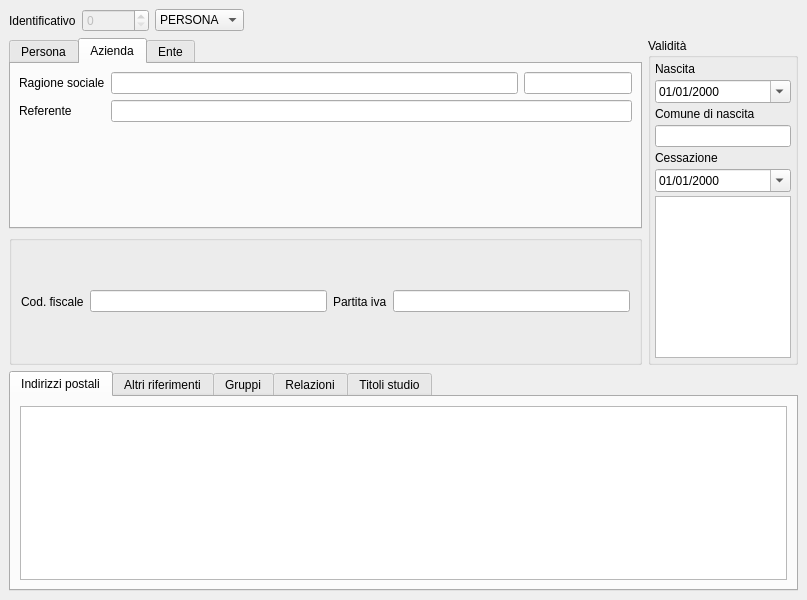
<?xml version="1.0" encoding="UTF-8"?>
<ui version="4.0">
 <class>MainWindow</class>
 <widget class="QMainWindow" name="MainWindow">
  <property name="geometry">
   <rect>
    <x>0</x>
    <y>0</y>
    <width>807</width>
    <height>600</height>
   </rect>
  </property>
  <property name="windowTitle">
   <string>Soggetti</string>
  </property>
  <property name="searchcolumns" stdset="0">
   <string>&gt;id&lt;,cessazione,descrizione,indirizzo,comune,cap,codicefiscale,partitaiva,totindirizzi</string>
  </property>
  <property name="sortcolumn" stdset="0">
   <number>2</number>
  </property>
  <property name="sortorder" stdset="0">
   <string>&lt;</string>
  </property>
  <property name="nodelete" stdset="0">
   <bool>true</bool>
  </property>
  <property name="searchfocus" stdset="0">
   <string>denominazione</string>
  </property>
  <widget class="QWidget" name="centralwidget">
   <layout class="QGridLayout" name="gridLayout_7">
    <item row="1" column="1" rowspan="2">
     <widget class="QGroupBox" name="groupBox">
      <property name="minimumSize">
       <size>
        <width>150</width>
        <height>0</height>
       </size>
      </property>
      <property name="maximumSize">
       <size>
        <width>150</width>
        <height>16777215</height>
       </size>
      </property>
      <property name="title">
       <string>Validità</string>
      </property>
      <layout class="QGridLayout" name="gridLayout_6">
       <property name="margin">
        <number>4</number>
       </property>
       <property name="spacing">
        <number>4</number>
       </property>
       <item row="0" column="0">
        <widget class="QLabel" name="label_10">
         <property name="text">
          <string>Nascita</string>
         </property>
         <property name="buddy">
          <cstring>dateEdit</cstring>
         </property>
        </widget>
       </item>
       <item row="1" column="0">
        <widget class="com.axiastudio.pypapi.ui.widgets.PyPaPiDateEdit" name="dateEdit">
         <property name="displayFormat">
          <string>dd/MM/yyyy</string>
         </property>
         <property name="calendarPopup">
          <bool>true</bool>
         </property>
         <property name="column" stdset="0">
          <string>datanascita</string>
         </property>
         <property name="export" stdset="0">
          <bool>true</bool>
         </property>
        </widget>
       </item>
       <item row="2" column="0">
        <widget class="QLabel" name="label_15">
         <property name="text">
          <string>Comune di nascita</string>
         </property>
         <property name="buddy">
          <cstring>lineEdit_comunedinascita</cstring>
         </property>
        </widget>
       </item>
       <item row="3" column="0">
        <widget class="QLineEdit" name="lineEdit_comunedinascita">
         <property name="column" stdset="0">
          <string>comunedinascita</string>
         </property>
        </widget>
       </item>
       <item row="4" column="0">
        <widget class="QLabel" name="label_11">
         <property name="text">
          <string>Cessazione</string>
         </property>
         <property name="buddy">
          <cstring>dateEdit_2</cstring>
         </property>
        </widget>
       </item>
       <item row="5" column="0">
        <widget class="com.axiastudio.pypapi.ui.widgets.PyPaPiDateEdit" name="dateEdit_2">
         <property name="displayFormat">
          <string>dd/MM/yyyy</string>
         </property>
         <property name="calendarPopup">
          <bool>true</bool>
         </property>
         <property name="column" stdset="0">
          <string>datacessazione</string>
         </property>
         <property name="export" stdset="0">
          <bool>true</bool>
         </property>
        </widget>
       </item>
       <item row="6" column="0">
        <widget class="QPlainTextEdit" name="plainTextEdit">
         <property name="column" stdset="0">
          <string>descrizionecessazione</string>
         </property>
        </widget>
       </item>
      </layout>
     </widget>
    </item>
    <item row="0" column="0" colspan="2">
     <layout class="QGridLayout" name="gridLayout" columnstretch="0,0,0,1">
      <item row="0" column="0">
       <widget class="QLabel" name="label">
        <property name="text">
         <string>Identificativo</string>
        </property>
       </widget>
      </item>
      <item row="0" column="1">
       <widget class="QSpinBox" name="spinBox">
        <property name="enabled">
         <bool>false</bool>
        </property>
        <property name="maximum">
         <number>1000000</number>
        </property>
        <property name="singleStep">
         <number>1</number>
        </property>
        <property name="column" stdset="0">
         <string>id</string>
        </property>
        <property name="search" stdset="0">
         <bool>true</bool>
        </property>
        <property name="export" stdset="0">
         <bool>true</bool>
        </property>
       </widget>
      </item>
      <item row="0" column="2">
       <widget class="QComboBox" name="comboBoxTipoSoggetto">
        <property name="column" stdset="0">
         <string>Tipo</string>
        </property>
        <property name="search" stdset="0">
         <bool>true</bool>
        </property>
        <property name="export" stdset="0">
         <bool>true</bool>
        </property>
        <item>
         <property name="text">
          <string>PERSONA</string>
         </property>
        </item>
        <item>
         <property name="text">
          <string>AZIENDA</string>
         </property>
        </item>
        <item>
         <property name="text">
          <string>ENTE</string>
         </property>
        </item>
       </widget>
      </item>
      <item row="0" column="3">
       <spacer name="horizontalSpacer">
        <property name="orientation">
         <enum>Qt::Horizontal</enum>
        </property>
        <property name="sizeHint" stdset="0">
         <size>
          <width>478</width>
          <height>20</height>
         </size>
        </property>
       </spacer>
      </item>
     </layout>
    </item>
    <item row="3" column="0" colspan="2">
     <widget class="QTabWidget" name="tabWidgetBody">
      <property name="currentIndex">
       <number>0</number>
      </property>
      <widget class="QWidget" name="tab_4">
       <attribute name="title">
        <string>Indirizzi postali</string>
       </attribute>
       <layout class="QVBoxLayout" name="verticalLayout">
        <item>
         <widget class="com.axiastudio.pypapi.ui.widgets.PyPaPiTableView" name="tableViewIndirizzi">
          <property name="enabled">
           <bool>true</bool>
          </property>
          <property name="entity" stdset="0">
           <string>.indirizzoCollection</string>
          </property>
          <property name="columns" stdset="0">
           <string>&gt;principale&lt;,&gt;tipo&lt;,&lt;descrizione&gt;,&gt;via&lt;,&gt;civico&lt;,&gt;cap&lt;,&gt;comune&lt;,&gt;provincia&lt;,&gt;stato&lt;</string>
          </property>
          <property name="sortcolumn" stdset="0">
           <number>0</number>
          </property>
          <property name="sortorder" stdset="0">
           <string>&gt;</string>
          </property>
          <property name="searchfields" stdset="0">
           <string>via,comune,provincia,descrizione</string>
          </property>
          <property name="search" stdset="0">
           <bool>true</bool>
          </property>
          <property name="export" stdset="0">
           <bool>false</bool>
          </property>
          <property name="headers" stdset="0">
           <string>Princip.,Tipo,Descrizione,Via,Civico,CAP,Comune,Prov.,Stato</string>
          </property>
         </widget>
        </item>
       </layout>
      </widget>
      <widget class="QWidget" name="tab_5">
       <attribute name="title">
        <string>Altri riferimenti</string>
       </attribute>
       <layout class="QVBoxLayout" name="verticalLayout_4">
        <item>
         <widget class="com.axiastudio.pypapi.ui.widgets.PyPaPiTableView" name="tableView_3">
          <property name="entity" stdset="0">
           <string>.riferimentoCollection</string>
          </property>
          <property name="columns" stdset="0">
           <string>&gt;tipo&lt;,lavoro,&gt;riferimento&lt;,&lt;descrizione&gt;,pubblicabile,principaleentrata,principaleuscita</string>
          </property>
          <property name="search" stdset="0">
           <bool>true</bool>
          </property>
          <property name="searchfields" stdset="0">
           <string>tipo,riferimento</string>
          </property>
         </widget>
        </item>
       </layout>
      </widget>
      <widget class="QWidget" name="tab_6">
       <attribute name="title">
        <string>Gruppi</string>
       </attribute>
       <layout class="QVBoxLayout" name="verticalLayout_3">
        <item>
         <widget class="com.axiastudio.pypapi.ui.widgets.PyPaPiTableView" name="tableView_2">
          <property name="entity" stdset="0">
           <string>.gruppoSoggettoCollection</string>
          </property>
          <property name="reference" stdset="0">
           <string>gruppo</string>
          </property>
          <property name="columns" stdset="0">
           <string>&gt;gruppo&lt;,datanascita,datacessazione,&lt;note&gt;,attivo</string>
          </property>
          <property name="sortcolumn" stdset="0">
           <number>1</number>
          </property>
          <property name="sortorder" stdset="0">
           <string>&gt;</string>
          </property>
          <property name="headers" stdset="0">
           <string>Denominazione,Dal,Al,Note,Attivo</string>
          </property>
          <property name="search" stdset="0">
           <bool>true</bool>
          </property>
          <property name="searchfields" stdset="0">
           <string>gruppo,datacessazione</string>
          </property>
         </widget>
        </item>
       </layout>
      </widget>
      <widget class="QWidget" name="tab_7">
       <attribute name="title">
        <string>Relazioni</string>
       </attribute>
       <layout class="QVBoxLayout" name="verticalLayout_5">
        <item>
         <widget class="com.axiastudio.pypapi.ui.widgets.PyPaPiTableView" name="tableView_4">
          <property name="entity" stdset="0">
           <string>.relazioneSoggettoCollection</string>
          </property>
          <property name="reference" stdset="0">
           <string>relazionato</string>
          </property>
          <property name="columns" stdset="0">
           <string>&lt;predicato&gt;</string>
          </property>
         </widget>
        </item>
       </layout>
      </widget>
      <widget class="QWidget" name="tab_8">
       <attribute name="title">
        <string>Titoli studio</string>
       </attribute>
       <layout class="QGridLayout" name="gridLayout_8">
        <item row="0" column="0">
         <widget class="com.axiastudio.pypapi.ui.widgets.PyPaPiTableView" name="tableView_5">
          <property name="entity" stdset="0">
           <string>.titolostudioSoggettoCollection</string>
          </property>
          <property name="reference" stdset="0">
           <string>titolostudio</string>
          </property>
          <property name="columns" stdset="0">
           <string>&gt;predicato&lt;,&lt;dettaglio&gt;,secondario</string>
          </property>
         </widget>
        </item>
       </layout>
      </widget>
     </widget>
    </item>
    <item row="2" column="0">
     <widget class="QGroupBox" name="groupBox_3">
      <property name="title">
       <string/>
      </property>
      <layout class="QHBoxLayout" name="horizontalLayout">
       <item>
        <widget class="QLabel" name="label_18">
         <property name="text">
          <string>Cod. fiscale</string>
         </property>
         <property name="buddy">
          <cstring>lineEdit_15</cstring>
         </property>
        </widget>
       </item>
       <item>
        <widget class="QLineEdit" name="lineEdit_15">
         <property name="text">
          <string/>
         </property>
         <property name="column" stdset="0">
          <string>codicefiscale</string>
         </property>
         <property name="search" stdset="0">
          <bool>true</bool>
         </property>
         <property name="export" stdset="0">
          <bool>true</bool>
         </property>
        </widget>
       </item>
       <item>
        <widget class="QLabel" name="label_19">
         <property name="text">
          <string>Partita iva</string>
         </property>
         <property name="buddy">
          <cstring>lineEdit_partitaiva</cstring>
         </property>
        </widget>
       </item>
       <item>
        <widget class="QLineEdit" name="lineEdit_partitaiva">
         <property name="column" stdset="0">
          <string>partitaiva</string>
         </property>
         <property name="search" stdset="0">
          <bool>true</bool>
         </property>
         <property name="export" stdset="0">
          <bool>true</bool>
         </property>
        </widget>
       </item>
      </layout>
     </widget>
    </item>
    <item row="1" column="0">
     <widget class="QTabWidget" name="tabWidgetHeader">
      <property name="enabled">
       <bool>true</bool>
      </property>
      <property name="maximumSize">
       <size>
        <width>16777215</width>
        <height>200</height>
       </size>
      </property>
      <property name="currentIndex">
       <number>1</number>
      </property>
      <widget class="QWidget" name="tab">
       <attribute name="title">
        <string>Persona</string>
       </attribute>
       <layout class="QGridLayout" name="gridLayout_3">
        <property name="margin">
         <number>8</number>
        </property>
        <item row="0" column="6" rowspan="3">
         <widget class="QGroupBox" name="groupBox_2">
          <property name="title">
           <string>Albo professionale</string>
          </property>
          <layout class="QGridLayout" name="gridLayout_2">
           <property name="margin">
            <number>8</number>
           </property>
           <item row="0" column="0" colspan="2">
            <widget class="com.axiastudio.pypapi.ui.widgets.PyPaPiComboBox" name="comboBox_albo">
             <property name="column" stdset="0">
              <string>alboprofessionale</string>
             </property>
            </widget>
           </item>
           <item row="1" column="0">
            <widget class="QLabel" name="label_12">
             <property name="text">
              <string>Prov.</string>
             </property>
            </widget>
           </item>
           <item row="1" column="1">
            <widget class="QLineEdit" name="lineEdit_8">
             <property name="maxLength">
              <number>2</number>
             </property>
             <property name="column" stdset="0">
              <string>provinciaalbo</string>
             </property>
            </widget>
           </item>
           <item row="2" column="0">
            <widget class="QLabel" name="label_13">
             <property name="text">
              <string>Nr.</string>
             </property>
            </widget>
           </item>
           <item row="2" column="1">
            <widget class="QLineEdit" name="lineEdit_9">
             <property name="column" stdset="0">
              <string>numeroiscrizionealbo</string>
             </property>
            </widget>
           </item>
          </layout>
         </widget>
        </item>
        <item row="6" column="5">
         <widget class="QLabel" name="label_14">
          <property name="enabled">
           <bool>true</bool>
          </property>
          <property name="text">
           <string>Cod. anagrafe</string>
          </property>
         </widget>
        </item>
        <item row="1" column="0">
         <widget class="QLabel" name="label_2">
          <property name="text">
           <string>Cognome</string>
          </property>
          <property name="buddy">
           <cstring>lineEdit</cstring>
          </property>
         </widget>
        </item>
        <item row="0" column="0">
         <widget class="QLabel" name="label_4">
          <property name="text">
           <string>Sesso</string>
          </property>
          <property name="buddy">
           <cstring>comboBox_2</cstring>
          </property>
         </widget>
        </item>
        <item row="0" column="1">
         <widget class="QComboBox" name="comboBox_2">
          <property name="column" stdset="0">
           <string>sessosoggetto</string>
          </property>
          <item>
           <property name="text">
            <string>ND</string>
           </property>
          </item>
          <item>
           <property name="text">
            <string>M</string>
           </property>
          </item>
          <item>
           <property name="text">
            <string>F</string>
           </property>
          </item>
         </widget>
        </item>
        <item row="0" column="3" colspan="3">
         <widget class="com.axiastudio.pypapi.ui.widgets.PyPaPiComboBox" name="comboBox">
          <property name="editable">
           <bool>false</bool>
          </property>
          <property name="column" stdset="0">
           <string>titolosoggetto</string>
          </property>
         </widget>
        </item>
        <item row="1" column="1" colspan="5">
         <widget class="QLineEdit" name="lineEdit">
          <property name="column" stdset="0">
           <string>cognome</string>
          </property>
          <property name="search" stdset="0">
           <bool>true</bool>
          </property>
          <property name="export" stdset="0">
           <bool>true</bool>
          </property>
         </widget>
        </item>
        <item row="2" column="0">
         <widget class="QLabel" name="label_3">
          <property name="text">
           <string>Nome</string>
          </property>
          <property name="buddy">
           <cstring>lineEdit_2</cstring>
          </property>
         </widget>
        </item>
        <item row="2" column="1" colspan="5">
         <widget class="QLineEdit" name="lineEdit_2">
          <property name="column" stdset="0">
           <string>nome</string>
          </property>
          <property name="search" stdset="0">
           <bool>true</bool>
          </property>
          <property name="export" stdset="0">
           <bool>true</bool>
          </property>
         </widget>
        </item>
        <item row="6" column="0">
         <widget class="QLabel" name="label_5">
          <property name="text">
           <string>Nick</string>
          </property>
          <property name="buddy">
           <cstring>lineEdit_4</cstring>
          </property>
         </widget>
        </item>
        <item row="6" column="1">
         <widget class="QLineEdit" name="lineEdit_4">
          <property name="enabled">
           <bool>true</bool>
          </property>
          <property name="column" stdset="0">
           <string>nick</string>
          </property>
          <property name="search" stdset="0">
           <bool>false</bool>
          </property>
         </widget>
        </item>
        <item row="6" column="6">
         <widget class="QLineEdit" name="lineEdit_10">
          <property name="enabled">
           <bool>false</bool>
          </property>
          <property name="column" stdset="0">
           <string>codiceanagrafe</string>
          </property>
         </widget>
        </item>
        <item row="6" column="4">
         <widget class="QCheckBox" name="checkBox">
          <property name="enabled">
           <bool>false</bool>
          </property>
          <property name="text">
           <string>residente</string>
          </property>
          <property name="column" stdset="0">
           <string>residente</string>
          </property>
         </widget>
        </item>
        <item row="0" column="2">
         <widget class="QLabel" name="label_6">
          <property name="text">
           <string>Titolo</string>
          </property>
          <property name="buddy">
           <cstring>comboBox</cstring>
          </property>
         </widget>
        </item>
       </layout>
      </widget>
      <widget class="QWidget" name="tab_2">
       <attribute name="title">
        <string>Azienda</string>
       </attribute>
       <layout class="QGridLayout" name="gridLayout_4" rowstretch="0,0,0" columnstretch="0,1,0">
        <property name="margin">
         <number>8</number>
        </property>
        <item row="0" column="0">
         <widget class="QLabel" name="label_8">
          <property name="text">
           <string>Ragione sociale</string>
          </property>
         </widget>
        </item>
        <item row="0" column="1">
         <widget class="QLineEdit" name="lineEdit_6">
          <property name="column" stdset="0">
           <string>ragionesociale</string>
          </property>
          <property name="search" stdset="0">
           <bool>true</bool>
          </property>
          <property name="export" stdset="0">
           <bool>true</bool>
          </property>
         </widget>
        </item>
        <item row="0" column="2">
         <widget class="QLineEdit" name="lineEdit_7">
          <property name="sizePolicy">
           <sizepolicy hsizetype="Fixed" vsizetype="Fixed">
            <horstretch>0</horstretch>
            <verstretch>0</verstretch>
           </sizepolicy>
          </property>
          <property name="column" stdset="0">
           <string>ragionesociale1</string>
          </property>
          <property name="search" stdset="0">
           <bool>false</bool>
          </property>
          <property name="export" stdset="0">
           <bool>false</bool>
          </property>
         </widget>
        </item>
        <item row="1" column="0">
         <widget class="QLabel" name="label_17">
          <property name="text">
           <string>Referente</string>
          </property>
         </widget>
        </item>
        <item row="2" column="1" colspan="2">
         <spacer name="verticalSpacer_2">
          <property name="orientation">
           <enum>Qt::Vertical</enum>
          </property>
          <property name="sizeHint" stdset="0">
           <size>
            <width>20</width>
            <height>126</height>
           </size>
          </property>
         </spacer>
        </item>
        <item row="1" column="1" colspan="2">
         <widget class="QLineEdit" name="lineEdit_13">
          <property name="column" stdset="0">
           <string>referente</string>
          </property>
          <property name="search" stdset="0">
           <bool>true</bool>
          </property>
         </widget>
        </item>
       </layout>
      </widget>
      <widget class="QWidget" name="tab_3">
       <attribute name="title">
        <string>Ente</string>
       </attribute>
       <layout class="QGridLayout" name="gridLayout_5">
        <property name="margin">
         <number>8</number>
        </property>
        <item row="0" column="0">
         <widget class="QLabel" name="label_9">
          <property name="text">
           <string>Denominazione</string>
          </property>
         </widget>
        </item>
        <item row="0" column="1" colspan="4">
         <widget class="QLineEdit" name="lineEdit_16">
          <property name="column" stdset="0">
           <string>denominazione</string>
          </property>
          <property name="search" stdset="0">
           <bool>true</bool>
          </property>
          <property name="export" stdset="0">
           <bool>true</bool>
          </property>
         </widget>
        </item>
        <item row="1" column="0">
         <widget class="QLabel" name="label_20">
          <property name="text">
           <string>Denominazione 2</string>
          </property>
         </widget>
        </item>
        <item row="1" column="1" colspan="4">
         <widget class="QLineEdit" name="lineEdit_17">
          <property name="column" stdset="0">
           <string>denominazione2</string>
          </property>
          <property name="search" stdset="0">
           <bool>true</bool>
          </property>
          <property name="export" stdset="0">
           <bool>true</bool>
          </property>
         </widget>
        </item>
        <item row="2" column="0">
         <widget class="QLabel" name="label_21">
          <property name="text">
           <string>Denominazione 3</string>
          </property>
         </widget>
        </item>
        <item row="2" column="1" colspan="4">
         <widget class="QLineEdit" name="lineEdit_18">
          <property name="column" stdset="0">
           <string>denominazione3</string>
          </property>
          <property name="search" stdset="0">
           <bool>true</bool>
          </property>
          <property name="export" stdset="0">
           <bool>true</bool>
          </property>
         </widget>
        </item>
        <item row="3" column="0">
         <widget class="QLabel" name="label_22">
          <property name="text">
           <string>Referente</string>
          </property>
         </widget>
        </item>
        <item row="3" column="1" colspan="4">
         <widget class="QLineEdit" name="lineEdit_19">
          <property name="column" stdset="0">
           <string>referente</string>
          </property>
         </widget>
        </item>
        <item row="4" column="0">
         <widget class="QLabel" name="label_23">
          <property name="text">
           <string>Codice PA</string>
          </property>
         </widget>
        </item>
        <item row="4" column="1">
         <widget class="QLineEdit" name="lineEdit_20">
          <property name="column" stdset="0">
           <string>indicepao</string>
          </property>
         </widget>
        </item>
        <item row="4" column="2">
         <widget class="QLabel" name="label_24">
          <property name="text">
           <string>Codice AOO</string>
          </property>
         </widget>
        </item>
        <item row="4" column="3">
         <widget class="QLineEdit" name="lineEdit_21">
          <property name="column" stdset="0">
           <string>indicepaaoo</string>
          </property>
         </widget>
        </item>
        <item row="4" column="4">
         <widget class="QPushButton" name="pushButton">
          <property name="enabled">
           <bool>false</bool>
          </property>
          <property name="text">
           <string>Aggiorna</string>
          </property>
         </widget>
        </item>
       </layout>
      </widget>
     </widget>
    </item>
   </layout>
  </widget>
 </widget>
 <customwidgets>
  <customwidget>
   <class>com.axiastudio.pypapi.ui.widgets.PyPaPiComboBox</class>
   <extends>QComboBox</extends>
   <header>pypapicombobox.h</header>
  </customwidget>
  <customwidget>
   <class>com.axiastudio.pypapi.ui.widgets.PyPaPiDateEdit</class>
   <extends>QDateEdit</extends>
   <header>pypapidateedit.h</header>
  </customwidget>
  <customwidget>
   <class>com.axiastudio.pypapi.ui.widgets.PyPaPiTableView</class>
   <extends>QTableView</extends>
   <header>pypapitableview.h</header>
  </customwidget>
 </customwidgets>
 <tabstops>
  <tabstop>spinBox</tabstop>
  <tabstop>comboBoxTipoSoggetto</tabstop>
  <tabstop>tabWidgetHeader</tabstop>
  <tabstop>comboBox_2</tabstop>
  <tabstop>comboBox</tabstop>
  <tabstop>lineEdit</tabstop>
  <tabstop>lineEdit_2</tabstop>
  <tabstop>lineEdit_4</tabstop>
  <tabstop>lineEdit_6</tabstop>
  <tabstop>lineEdit_13</tabstop>
  <tabstop>lineEdit_16</tabstop>
  <tabstop>lineEdit_17</tabstop>
  <tabstop>lineEdit_18</tabstop>
  <tabstop>lineEdit_19</tabstop>
  <tabstop>lineEdit_20</tabstop>
  <tabstop>lineEdit_21</tabstop>
  <tabstop>pushButton</tabstop>
  <tabstop>lineEdit_15</tabstop>
  <tabstop>lineEdit_partitaiva</tabstop>
  <tabstop>comboBox_albo</tabstop>
  <tabstop>lineEdit_8</tabstop>
  <tabstop>lineEdit_9</tabstop>
  <tabstop>dateEdit</tabstop>
  <tabstop>lineEdit_comunedinascita</tabstop>
  <tabstop>dateEdit_2</tabstop>
  <tabstop>plainTextEdit</tabstop>
  <tabstop>tableViewIndirizzi</tabstop>
  <tabstop>checkBox</tabstop>
  <tabstop>tabWidgetBody</tabstop>
  <tabstop>lineEdit_10</tabstop>
  <tabstop>tableView_3</tabstop>
  <tabstop>tableView_2</tabstop>
  <tabstop>tableView_4</tabstop>
 </tabstops>
 <resources/>
 <connections/>
</ui>
